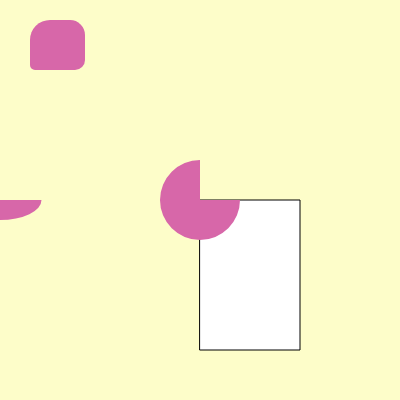
Frame 1 (no input)
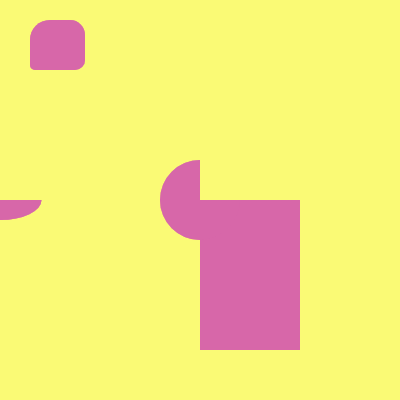
Frame 60 (no input)
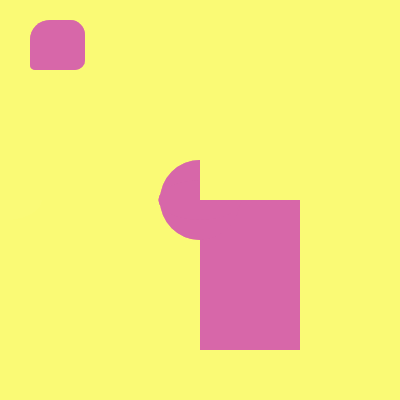
Frame 120 (the mouse pressed at the canvas centre since frame 60)

The p5.js sketch that drew these frames (run headless with seeded random() and noise() and a simulated clock; from frame 60 on, the mouse is pressed at the canvas centre):

// p5.js sketch
// ── sketch.js
function setup() {
  createCanvas(400, 400);
}

function draw() {
  background(249, 250, 119 ,100);
 rect(200, 200, 100, 150);
  fill(215, 103, 169)
  noStroke()
   arc(200, 200, 80, 80, 0, PI + HALF_PI);
  arc(mouseX, 200, 83, 40, 0, PI + HALF_PI);
  
  rect(30, 20, 55, 50, 20, 15, 10, 5);
  
  
}
